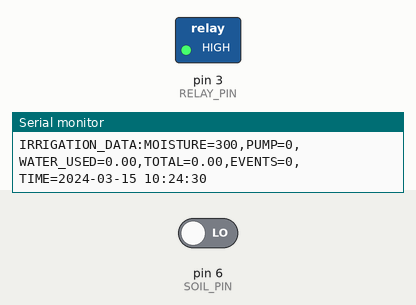
The sketch below on a simulated Arduino Uno, built with avr-gcc and run on an emulated ATmega328P. Parts: switched loads named in the sketch (green lamp = pin HIGH), the last lines printed to the serial monitor. Inputs (shaded band) come from the test bench; at power-on: pin 6 (SOIL_PIN) LOW. The local clock reads 2024-03-15 10:24:30 at power-on unless the sketch sets it.

Above: at 1.2 s.
1.3 s: pin 6 (SOIL_PIN) driven HIGH
At 3.2 s:
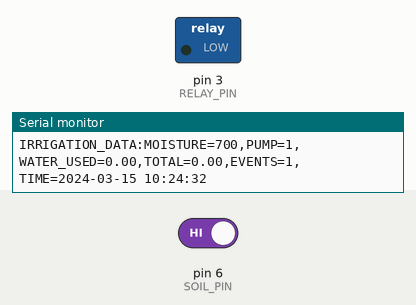
4.1 s: pin 6 (SOIL_PIN) driven LOW
At 5.1 s:
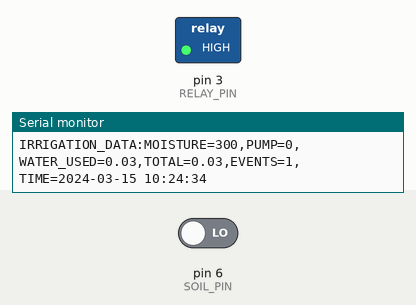
Timing chart, 0 to 7.1 s (numbered marks = the images above; inputs shaded):
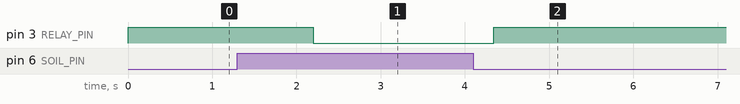

Measured:
- after the input at 1.3 s, pin 3 (RELAY_PIN): HIGH → LOW after 0.90 s
- after the input at 4.1 s, pin 3 (RELAY_PIN): LOW → HIGH after 0.24 s

The sketch:

Irrigating.ino
```cpp
#include <Wire.h>
#include "RTClib.h"

RTC_DS3231 rtc;

// Pin definitions
#define RELAY_PIN 3
#define SOIL_PIN 6   // Digital output from soil moisture sensor

// Flow Rate in liters/minute (adjust based on your pump)
float flowRate = 1.0;

// Variables
bool pumpStatus = false;
bool prevPumpStatus = false;
unsigned long pumpStartTime = 0;
float totalWaterUsed = 0.0;
float waterUsedToday = 0.0;
int wateringEventsToday = 0;

DateTime lastDate;

void setup() {
  Serial.begin(9600);
  pinMode(RELAY_PIN, OUTPUT);
  pinMode(SOIL_PIN, INPUT);

  // Make sure pump is OFF initially
  digitalWrite(RELAY_PIN, HIGH);  // HIGH = OFF for most relay modules

  if (!rtc.begin()) {
    Serial.println("RTC not found!");
    while (1);
  }

  if (rtc.lostPower()) {
    // Set RTC to compile time if power lost
    rtc.adjust(DateTime(F(__DATE__), F(__TIME__)));
  }

  lastDate = rtc.now();

  Serial.println("Smart Irrigation System Started");
  Serial.println("Digital Soil Sensor Logic (CORRECTED):");
  Serial.println("- HIGH = DRY soil (pump ON)");
  Serial.println("- LOW = WET soil (pump OFF)");
}

void loop() {
  DateTime now = rtc.now();

  // Reset daily water usage at midnight
  if (now.day() != lastDate.day()) {
    waterUsedToday = 0;
    wateringEventsToday = 0;
    Serial.println("Daily counters reset - New day!");
  }
  lastDate = now;

  int soilStatus = digitalRead(SOIL_PIN);

  // Debug: Print raw sensor reading
  Serial.print("Raw sensor: "); Serial.println(soilStatus == HIGH ? "HIGH (DRY)" : "LOW (WET)");

  // CORRECTED Soil sensor logic:
  // HIGH (1) = DRY soil → turn pump ON
  // LOW (0) = WET soil → turn pump OFF
  if (soilStatus == HIGH) {
    // Soil is DRY - turn pump ON
    if (!pumpStatus) {
      Serial.println(">>> SOIL DRY - TURNING PUMP ON <<<");
      pumpStartTime = millis();
      wateringEventsToday++;
    }
    digitalWrite(RELAY_PIN, LOW);  // RELAY ON (most relays are active LOW)
    pumpStatus = true;
  }
  else {
    // Soil is WET - turn pump OFF
    if (pumpStatus) {
      Serial.println(">>> SOIL WET - TURNING PUMP OFF <<<");
      unsigned long durationMs = millis() - pumpStartTime;
      float durationMin = durationMs / 60000.0; // convert ms → minutes
      float waterSupplied = flowRate * durationMin;
      waterUsedToday += waterSupplied;
      totalWaterUsed += waterSupplied;

      Serial.print("Watering completed: ");
      Serial.print(durationMin, 2);
      Serial.print(" minutes, ");
      Serial.print(waterSupplied, 2);
      Serial.println(" liters");
    }
    digitalWrite(RELAY_PIN, HIGH); // RELAY OFF (most relays are active LOW)
    pumpStatus = false;
  }

  prevPumpStatus = pumpStatus;

  // Send data to Python Dashboard
  // For dashboard compatibility: send higher number when DRY, lower when WET
  int moistureDisplay = (soilStatus == HIGH) ? 700 : 300;  // DRY=700, WET=300

  Serial.print("IRRIGATION_DATA:");
  Serial.print("MOISTURE="); Serial.print(moistureDisplay);
  Serial.print(",PUMP="); Serial.print(pumpStatus ? 1 : 0);
  Serial.print(",WATER_USED="); Serial.print(waterUsedToday, 2);
  Serial.print(",TOTAL="); Serial.print(totalWaterUsed, 2);
  Serial.print(",EVENTS="); Serial.print(wateringEventsToday);
  Serial.print(",TIME=");

  // Format time with leading zeros
  Serial.print(now.year()); Serial.print("-");
  if (now.month() < 10) Serial.print("0");
  Serial.print(now.month()); Serial.print("-");
  if (now.day() < 10) Serial.print("0");
  Serial.print(now.day()); Serial.print(" ");
  if (now.hour() < 10) Serial.print("0");
  Serial.print(now.hour()); Serial.print(":");
  if (now.minute() < 10) Serial.print("0");
  Serial.print(now.minute()); Serial.print(":");
  if (now.second() < 10) Serial.print("0");
  Serial.print(now.second());
  Serial.println();

  delay(2000); // send update every 2s
}
```
